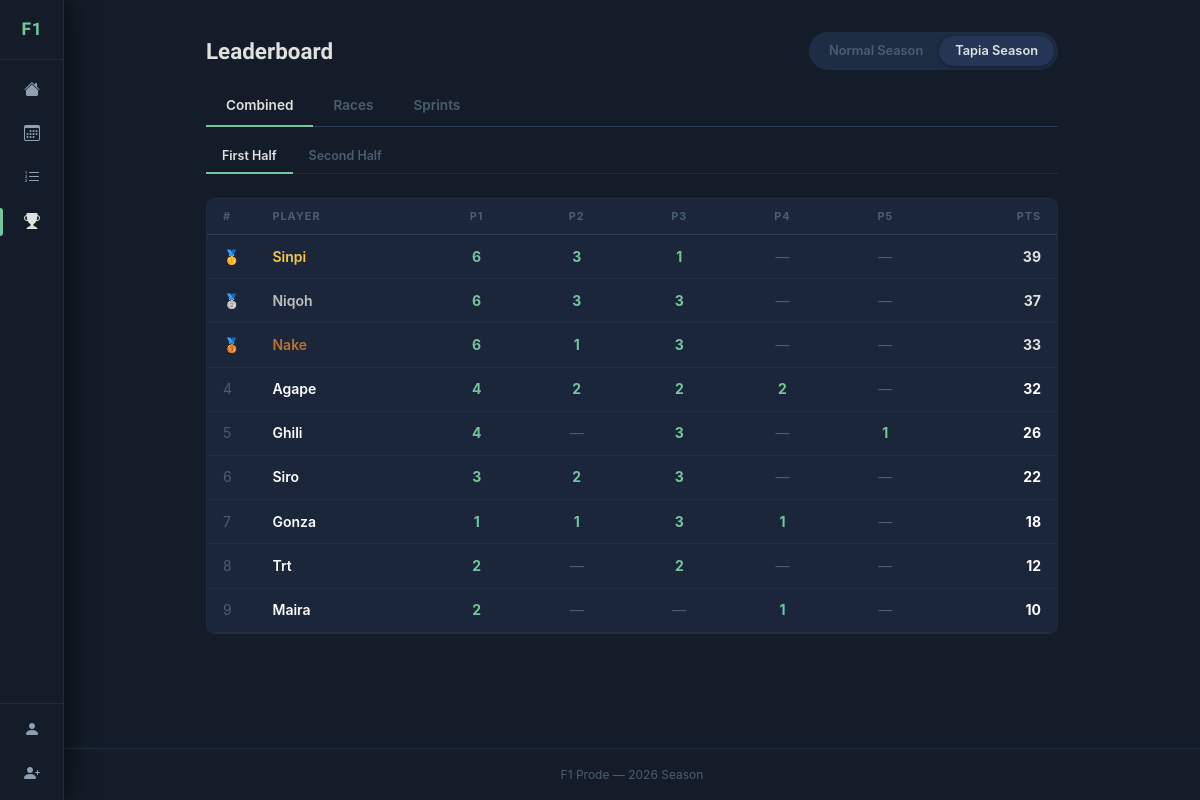
Page /leaderboard/ on the committed database.
### app/models.py (models this page shows, shortened)
class User(db.Model, UserMixin):
    id = db.Column(db.Integer, primary_key=True)
    username = db.Column(db.String(80), unique=True, nullable=False)
    password_hash = db.Column(db.String(256), nullable=False)
    is_admin = db.Column(db.Boolean, default=False)
    created_at = db.Column(db.DateTime, default=datetime.utcnow)
    predictions = db.relationship('Prediction', backref='user', lazy=True)

### app/routes/leaderboard.py (the view)
@leaderboard_bp.route('/')
def index():
    mode = request.args.get('mode', 'tapia')
    tab  = request.args.get('tab',  'combined')
    half = request.args.get('half', _current_half())
    if mode == 'normal':
        data = {
            'combined': _build(),
            'races':    _build(race_type='race'),
            'sprints':  _build(race_type='sprint'),
        }
        return render_template('leaderboard/index.html',
                               mode='normal', tab=tab, half='overall', data=data)
    else:
        h1 = {'combined': _build(1), 'races': _build(1, 'race'), 'sprints': _build(1, 'sprint')}
        h2 = {'combined': _build(2), 'races': _build(2, 'race'), 'sprints': _build(2, 'sprint')}
        overall = _tapia_overall(h1['combined'], h2['combined'])
        show_overall = Setting.get('show_overall') == 'true'
        if not show_overall and half == 'overall':
            half = 'h1'
        return render_template('leaderboard/index.html',
                               mode='tapia', tab=tab, half=half,
                               h1=h1, h2=h2, overall=overall,
                               show_overall=show_overall)

### app/models.py (called while the page is built)
    @property
    def max_positions(self):
        return 3 if self.race_type == 'sprint' else 5

    @property
    def position_points(self):
        return [3, 2, 1] if self.race_type == 'sprint' else [5, 4, 3, 2, 1]

    @staticmethod
    def get(key, default='false'):
        s = Setting.query.get(key)
        return s.value if s else default

### app/routes/leaderboard.py (called while the page is built)
def _current_half():
    next_race = (Race.query
                 .filter_by(season=Config.CURRENT_SEASON, is_completed=False)
                 .filter(Race.race_date >= datetime.utcnow())
                 .order_by(Race.race_date)
                 .first())
    if next_race:
        return f'h{next_race.season_half}'
    return 'overall'

def _tapia_overall(h1_rows, h2_rows):
    h1_map = {r['user'].username: r for r in h1_rows}
    h2_map = {r['user'].username: r for r in h2_rows}
    combined = []
    for row in h1_rows:
        u = row['user'].username
        h1_total = h1_map[u]['total']
        h2_total = h2_map[u]['total'] if u in h2_map else 0
        hits = {p: h1_map[u]['hits'][p] + (h2_map[u]['hits'][p] if u in h2_map else 0)
                for p in range(1, 6)}
        t = h1_total + h2_total
        combined.append({'username': u, 'user_id': row['user'].id,
                         'h1': h1_total, 'h2': h2_total, 'total': t, 'hits': hits})
    combined.sort(key=lambda x: (-x['total'], x['username']))
    for i, r in enumerate(combined):
        r['rank'] = i + 1
    return combined

### app/templates/leaderboard/index.html (shortened to what this page needs)
{% extends "base.html" %}
{% block content %}
<div class="d-flex flex-wrap justify-content-between align-items-center gap-2 mb-4">
  <h4 class="page-title mb-0">Leaderboard</h4>
  <div class="d-flex gap-2 flex-wrap">
    <div class="seg-control">
      <a href="{{ url_for('leaderboard.index', mode='normal', tab=tab) }}"
         class="seg-option {% if mode == 'normal' %}seg-active{% endif %}">Normal Season</a>
      <a href="{{ url_for('leaderboard.index', mode='tapia', tab=tab) }}"
         class="seg-option {% if mode == 'tapia' %}seg-active{% endif %}">Tapia Season</a>
    </div>
  </div>
</div>
<div class="lb-tabs {% if mode == 'tapia' %}mb-0{% else %}mb-4{% endif %}">
  {% for t, label in [('combined','Combined'), ('races','Races'), ('sprints','Sprints')] %}
  <a href="{{ url_for('leaderboard.index', mode=mode, tab=t, half=half) }}"
     class="lb-tab {% if tab == t %}lb-tab-active{% endif %}">
    {{ label }}
  </a>
  {% endfor %}
</div>
{% if mode == 'tapia' %}
<div class="lb-tabs mb-4" style="border-top:none;border-bottom:1px solid var(--border-subtle);margin-top:.75rem">
  {% set halves = [('overall','Overall'), ('h1','First Half'), ('h2','Second Half')] if show_overall else [('h1','First Half'), ('h2','Second Half')] %}
  {% for h, label in halves %}
  <a href="{{ url_for('leaderboard.index', mode=mode, tab=tab, half=h) }}"
     class="lb-tab {% if half == h %}lb-tab-active{% endif %}"
     style="font-size:.78rem;padding:.4rem 1rem">
    {{ label }}
  </a>
  {% endfor %}
</div>
{% endif %}
{% if mode == 'normal' %}
  {% set rows = data[tab] %}
  {% if not rows %}
    <div class="card text-center py-5" style="color:var(--text-3)">No completed {{ tab }} yet.</div>
  {% else %}
    {{ lb_table(rows, tab) }}
  {% endif %}
{% else %}
  {% if half == 'h1' %}
    {% set rows = h1[tab] %}
    {% if rows %}{{ lb_table(rows, tab) }}
    {% else %}<div class="card text-center py-4" style="color:var(--text-3)">No First Half results yet.</div>{% endif %}
  {% elif half == 'h2' %}
    {% set rows = h2[tab] %}
    {% if rows %}{{ lb_table(rows, tab) }}
    {% else %}<div class="card text-center py-4" style="color:var(--text-3)">No Second Half results yet.</div>{% endif %}
  {% else %}
    {% if overall %}{{ tapia_overall(overall) }}
    {% else %}<div class="card text-center py-4" style="color:var(--text-3)">No results yet.</div>{% endif %}
  {% endif %}
{% endif %}
{% endblock %}
{% macro lb_table(rows, tab, compact=false) %}
<div class="card">
  <div class="table-responsive">
    <table class="table mb-0">
      <thead>
        <tr>
          <th style="width:40px">#</th>
          <th>Player</th>
          {% if tab in ('combined', 'races') %}
            <th class="text-center">P1</th>
            <th class="text-center">P2</th>
            <th class="text-center">P3</th>
            <th class="text-center">P4</th>
            <th class="text-center">P5</th>
          {% elif tab == 'sprints' %}
            <th class="text-center">P1</th>
            <th class="text-center">P2</th>
            <th class="text-center">P3</th>
          {% endif %}
          <th class="text-end">Pts</th>
        </tr>
      </thead>
      <tbody>
        {% for row in rows %}
        <tr class="lb-row-{{ loop.index if loop.index <= 3 else '' }}">
          <td>
            {% if loop.index == 1 %}🥇
            {% elif loop.index == 2 %}🥈
            {% elif loop.index == 3 %}🥉
            {% else %}<span style="color:var(--text-3)">{{ loop.index }}</span>{% endif %}
          </td>
          <td style="font-weight:600">
            <a href="{{ url_for('predictions.user_predictions', user_id=row.user.id) }}" class="lb-user-link">
              {{ row.user.username }}
            </a>
          </td>
          {% if tab in ('combined', 'races') %}
            {% for p in [1,2,3,4,5] %}
            <td class="text-center">
              {% set v = row.hits[p] %}
              {% if v > 0 %}<span style="color:var(--accent);font-weight:700">{{ v }}</span>
              {% else %}<span style="color:var(--text-3)">—</span>{% endif %}
            </td>
            {% endfor %}
          {% endif %}
          <td class="text-end lb-total">{{ row.total }}</td>
        </tr>
        {% endfor %}
      </tbody>
    </table>
  </div>
</div>
{% endmacro %}

### app/static/css/style.css (style rules this page uses)
:root { --bg: #141c29; --surface: #1b263b; --surface-2: #1d2d44; --surface-3: #253555; --border: #2d3f58; --border-subtle: #1f2e42; --text: #e0e1dd; --text-2: #8fa0b4; --text-3: #4a5e72; --accent: #74c69d; --accent-2: #52a87a; --accent-bg: rgba(116,198,157,.12); --accent-dark: #1d2d44; --green: #74c69d; --green-bg: rgba(116,198,157,.1); --yellow: #f7c948; --purple: #7ea8d4; --purple-bg: rgba(126,168,212,.12); --radius: 10px; --radius-sm: 6px; --sidebar-w: 64px; --sidebar-open: 216px; }
*, *::before, *::after { box-sizing: border-box; margin: 0; padding: 0; }
body { font-family: -apple-system, BlinkMacSystemFont, 'Inter', 'Segoe UI', sans-serif; background: var(--bg); color: var(--text); font-size: 14.5px; line-height: 1.6; -webkit-font-smoothing: antialiased; }
a { color: var(--accent); text-decoration: none; }
* { -webkit-tap-highlight-color: transparent; }
.card { background: var(--surface); border: 1px solid var(--border-subtle); border-radius: var(--radius); }
.card > .table-responsive { border-radius: var(--radius); overflow-y: visible; }
* { scrollbar-width: none; -ms-overflow-style: none; }
.table { --bs-table-bg: transparent; --bs-table-hover-bg: rgba(255,255,255,.02); --bs-table-border-color: var(--border-subtle); color: var(--text); }
.table th { font-size: .68rem; font-weight: 700; text-transform: uppercase; letter-spacing: .09em; color: var(--text-3); padding: .55rem 1rem; border-bottom: 1px solid var(--border) !important; }
.table td { padding: .65rem 1rem; border-color: var(--border-subtle) !important; font-size: .875rem; vertical-align: middle; }
.seg-control { display: inline-flex; background: var(--surface-2); border-radius: 30px; padding: 3px; border: 1px solid var(--border-subtle); }
.seg-option { padding: .3rem 1rem; border-radius: 26px; font-size: .8rem; font-weight: 600; color: var(--text-3); text-decoration: none; transition: background .2s, color .2s, box-shadow .2s; white-space: nowrap; }
.seg-option.seg-active { background: var(--surface-3); color: var(--text); box-shadow: 0 1px 4px rgba(0,0,0,.35); }
.lb-tabs { display: flex; border-bottom: 1px solid var(--border); margin-top: -.5rem; }
.lb-tab { padding: .55rem 1.25rem; font-size: .85rem; font-weight: 600; color: var(--text-3); text-decoration: none; border-bottom: 2px solid transparent; margin-bottom: -1px; transition: color .15s; }
.lb-tab-active { color: var(--text) !important; border-bottom-color: var(--accent); }
.lb-total { font-size: .95rem; font-weight: 700; }
.lb-user-link { color: inherit; text-decoration: none; }
.lb-row-1 td { color: var(--yellow); }
.lb-row-2 td { color: #c0c0c0; }
.lb-row-3 td { color: #b87333; }
.lb-row-1 td:last-child, .lb-row-2 td:last-child, .lb-row-3 td:last-child { color: inherit; }
.page-title { font-family: 'Titillium Web', sans-serif; font-weight: 700; font-size: 1.4rem; }

### rows in the picture
User: user.username "Sinpi"
User: user.username "Niqoh"
User: user.username "Nake"
User: user.username "Agape"
User: user.username "Ghili"
User: user.username "Siro"
User: user.username "Gonza"
User: user.username "Trt"
User: user.username "Maira"

### other values in the picture
{{ label }} "Combined" "Races" "Sprints"
{{ label }} "First Half" "Second Half"
{{ v }} "6" "3" "1" "6" "3" "3" "6" "1" "3" "4" "2" "2" "2" "4" "3" "1" "3" "2" "3" "1" "1" "3" "1" "2" "2" "2" "1"
{{ row.total }} "39" "37" "33" "32" "26" "22" "18" "12" "10"
